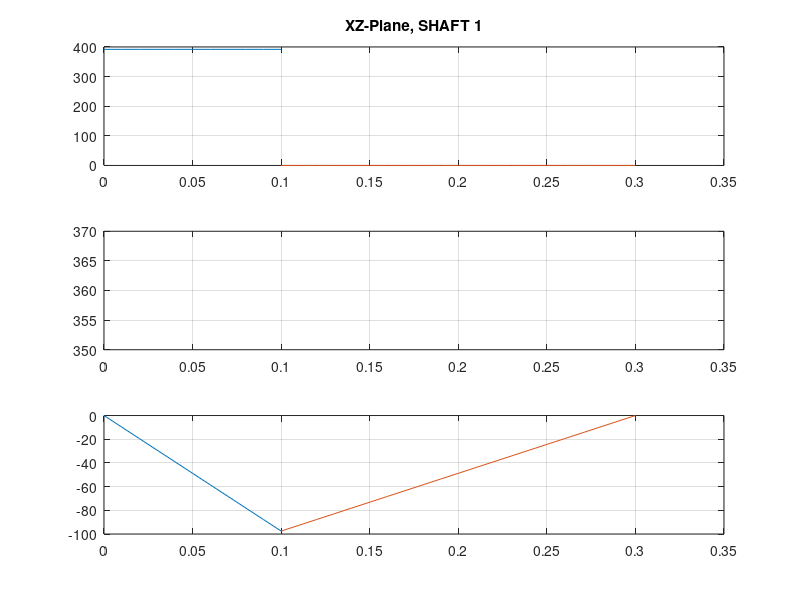
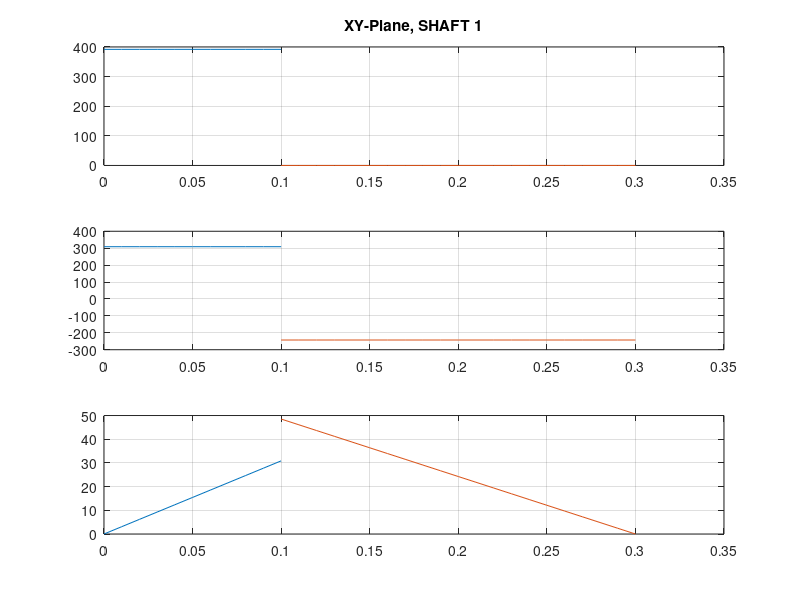
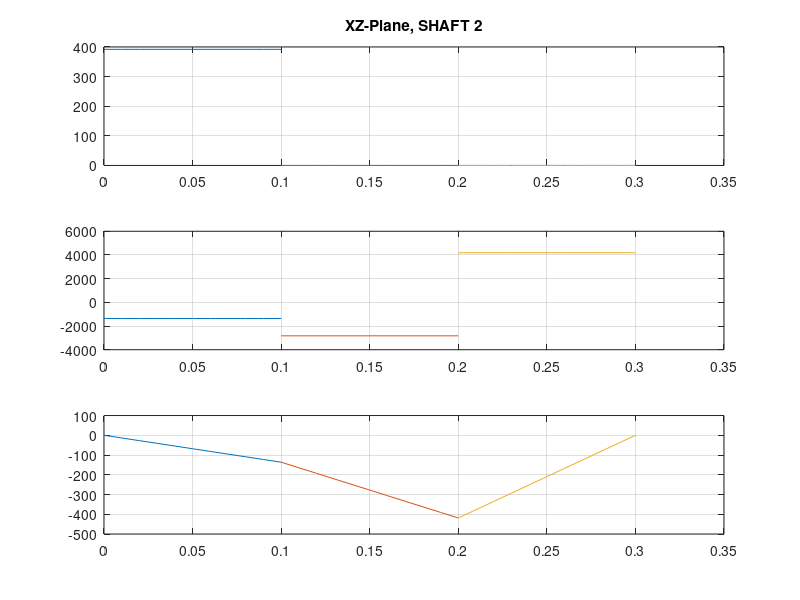
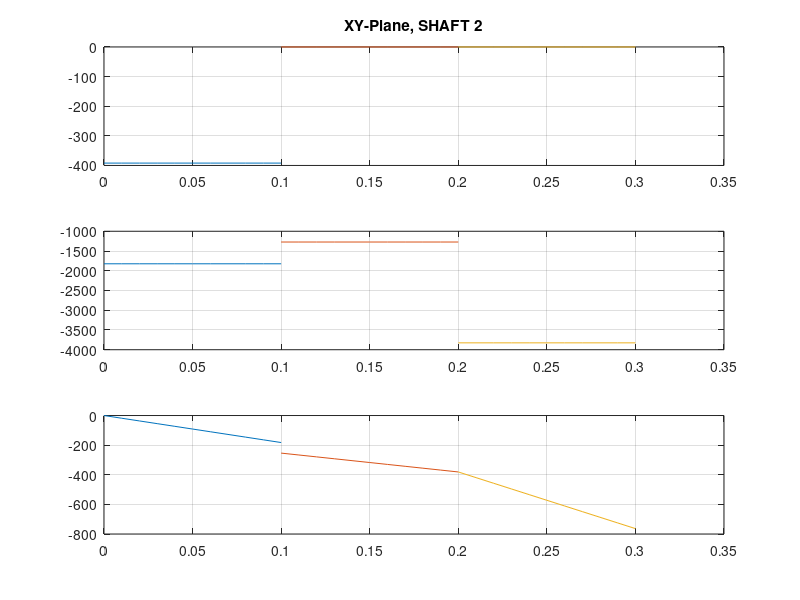

Here is the MATLAB script that generated these plots, in order:
 clc, clear all, close all

% gears
n1 = 21;
n2 = 85;
n3 = 19;
n4 = 85;

% Gear ratios
i1 = n2/n1;
i2 = n4/n3;

i_tot = i1 * i2

for i = 1
% gear data for spur gears
m1 = 4;     %Module for 1. step
a1 = m1;    %addendum
b1 = m1*1.25;   %dedendum

d3 = m1*n3;      %diameter gear 3
r3 = d3/2;
d4 = m1*n4;    %diameter gear 2
r4 = d4/2
C = r3+r4;      %center distance

bcr_3 = r3*cosd(20); %base cicrle radius
bcr_4 = r4*cosd(20);

pc3 = (pi*d3)/n3; %pitch circle g1
pc4 = (pi*d4)/n4;

pb3 = pc3*cosd(20);
pb4 = pc4*cosd(20);


% Calculating the contact ratio

% Length of action "Z"
Z = sqrt((r3+a1)^2 - (r3*cosd(20))^2) + sqrt((r4+a1)^2 - (r4*cosd(20))^2) - C*sind(20);

%diametral pitch "Pd"
pd = n3/(2*r3);

% contact ratio "mp"
m_p = (pd*Z)/(pi*cosd(20)); %1.69 som ebbesen mener er greit for spur gears



end

% Helical %
alpha = 20;
beta =  15;
m_t = m1/cosd(beta);
a_t = m_t;
b_t = m_t*1.25;

% Pitch diameter
d1 = (m_t *n1)/cosd(beta);
d2 = (m_t *n2)/cosd(beta);
r1 = d1/2;
r2 = d2/2;
C12 = r1+r2;

da1 = d1 + 2*m_t;
db1 = d1 - 2*m_t*1.25;
da2 = d2 + 2*m_t;
db2 = d2 - 2*m_t*1.25;
awt = acosd((db1 + db2)/(2*C12))

CR_helix = ( sqrt((da1/2)^2 - (db1/2)^2) + sqrt( (da2/2)^2 - (db2/2)^2) -C12*sind(awt) )/(pi*m_t*cosd(20))    


           % calculating load to rear gears
Pin = 8000;        
T_in = (Pin*1.25*60)/(2*pi*1450);
T_shaft2 = T_in * (n2/n1);
T_out = T_in * (i_tot);
format bank
% Helical gears n1 and n2
F_t_12 = (T_in*10^3)/(r1)
F_r_12 = (F_t_12*tand(alpha))/cosd(beta)
F_a_12 = F_t_12*tand(beta)

% Spur gears n3 and n4
F_t_34 = (T_shaft2*10^3 )/ r3
F_r_34 = F_t_34 * tand(20)


% SHAFT 1
for i = 0
A_x_xz_1 = F_a_12;
B_y_xz = (F_t_12*0.1)/0.3;
A_y_xz = F_t_12-B_y_xz;

A_x_xy_1 = F_a_12
B_y_xy = ((F_r_12*0.1)+(F_a_12*(0.04502)))/0.3;
A_y_xy = F_r_12-B_y_xy;


x1 = 0 : 0.01 : 0.1;
x11 = 0.1 : 0.01 : 0.3;
%Shaft 1 (XZ PLANE)
p111XZ = F_a_12*ones(size(x1));
V111XZ = -A_y_xz*ones(size(x1));
M111XZ = -A_y_xz*x1;

p112XZ = (A_x_xz_1 - F_a_12)*ones(size(x11));
V112XZ = (F_t_12 - A_y_xz)*ones(size(x11));
M112XZ = F_t_12 *(x11-0.1) - A_y_xz*(x11);



%%%%%%%%%%%% XY PLANE %%%%%%%%%%%%%
p111XY = A_x_xy_1*ones(size(x1));
V111XY = A_y_xy*ones(size(x1));
M111XY = A_y_xy*x1;

p112XY =( A_x_xy_1-F_a_12)*ones(size(x11));
V112XY = (-F_r_12 + A_y_xy)*ones(size(x11));
M112XY = A_y_xy*x11 - (F_r_12*(x11-0.1)) + (F_a_12*(0.04502));
end


%%%%%%%%%%%%%%% Shaft 2 %%%%%%%%%%%%%
for i = 0
Cx_xz = F_a_12;
Dz = (F_t_34*0.2 -(F_t_12*0.1))/0.3;
Cz = F_t_12 - F_t_34 + Dz;

%Region 1 xz plane
x21 = 0: 0.01 : 0.1;
Px_xz_21 = Cx_xz * ones(size(x21));
Vx_xz_21 = Cz * ones(size(x21));
Mx_xz_21 = Cz*x21;
%Region 2 xz plane
x22 = 0.1 : 0.01 : 0.2;
Px_xz_22 = (Cx_xz - F_a_12)*ones(size(x22));
Vx_xz_22 = (Cz-F_t_12)*ones(size(x22));
Mx_xz_22 = Cz*x22 - (F_t_12*(x22-0.1));
%Region 3 xz plane
x23 = 0.2 : 0.01 : 0.3;
Px_xz_23 = (Cx_xz - F_a_12)*ones(size(x23));
Vx_xz_23 = (-F_t_12 + F_t_34 + Cz)* ones(size(x23));
Mx_xz_23 = F_t_34*(x23-0.2) - F_t_12*(x23-0.1) + Cz*(x23);


%%% SHAFT 2 XY PLANE %%%
Cx_xy = F_a_12;
Dy = (-(F_a_12*0.182) - (F_r_12*0.1) + (F_r_34 * 0.2))/0.3;
Cy = F_r_12 + F_r_34 -Dy;
%Region 1
Px_xy_21 = -Cx_xy*ones(size(x21));
Vx_xy_21 = -Cy * ones (size(x21));
Mx_xy_21 = -Cy*x21;
%Region 2 
Px_xy_22 = (Cx_xy - F_a_12)*ones(size(x22));
Vx_xy_22 = (F_r_12-Cy)*ones(size(x22));
Mx_xy_22 = -(F_a_12*0.182) + (F_r_12*(x22-0.1)) - (Cy*(x22));
%Region 3
Px_xy_23 = (Cx_xy - F_a_12)*ones(size(x23));
Vx_xy_23  = (F_r_12-F_r_34 - Cy)*ones(size(x23));
Mx_xy_23 = (F_r_12*(x23-0.1)) - (F_a_12*0.182) -(Cy*x23) - (F_r_34*(x23-0.2));
end



%%%%% SHAFT 3 %%%
for i = 0
%XZ plane
Fz = (F_t_34*0.2)/0.3;
Ez = (F_t_34-Fz);

% Region 1
x31 = 0:0.01:0.2;
Px_xz_31 = zeros(size(x31));
Vx_xz_31 = Ez * ones(size(x31));
Mx_xz_31 = Ez*x31;
% Region 2 
x32 = 0.2:0.01:0.3;
Px_xz_32 = zeros(size(x32));
Vx_xz_32 = (Ez-F_t_34)*ones(size(x32));
Mx_xz_32 = Ez*x32 - (F_t_34*(x32-0.2));

% XY PLANE
Fy = (F_r_34*0.2)/0.3;
Ey = F_r_34-Fy;

%Region 1
Px_xy_31 = zeros(size(x31));
Vx_xy_31 = -Ey*ones(size(x31));
Mx_xy_31 =  -Ey*x31;
% Region 2
Px_xy_32 = zeros(size(x32));
Vx_xy_32 = (F_r_34 -Ey)*ones(size(x32));
Mx_xy_32 = (F_r_34*(x32-0.2)) - (Ey*x32);
end


%%%%%%% PLOTS %%%%%%%%%%%%%%

for i = 0;
% SHAFT 1 
for i = 0;
% XZ PLANE
subplot(3,1,1)
plot(x1,p111XZ,'LineStyle','-')
title('XZ-Plane, SHAFT 1')
hold on
plot(x11,p112XZ,'LineStyle','-')
grid on
subplot(3,1,2)
plot(x1,V111XZ)
hold on
plot(x11,V112XZ)
ylim([350 370])
grid on
subplot(3,1,3)
plot(x1, M111XZ)
hold on
plot(x11,M112XZ)
grid on



%%XY PLANE
figure
subplot(3,1,1)
plot(x1,p111XY)
title('XY-Plane, SHAFT 1')
hold on
plot(x11,p112XY,'LineStyle','-')
grid on
subplot(3,1,2)
plot(x1,V111XY)
hold on
plot(x11,V112XY)

grid on
subplot(3,1,3)
plot(x1, M111XY)
hold on
plot(x11,M112XY)
grid on

end
% SHAFT 2 
for i = 0;
% XZ PLANE
figure
subplot(3,1,1)
plot(x21,Px_xz_21)
title('XZ-Plane, SHAFT 2')
hold on
plot(x22,Px_xz_22,'LineStyle','-')
plot(x23,Px_xz_23,'LineStyle','-')
grid on

subplot(3,1,2)
plot(x21,Vx_xz_21)
hold on
plot(x22,Vx_xz_22)
plot(x23,Vx_xz_23)
%ylim([-300 350])
grid on
subplot(3,1,3)
plot(x21, Mx_xz_21)
hold on
plot(x22, Mx_xz_22)
plot(x23, Mx_xz_23)
grid on
%ylim([-25 25])

% XY PLANE
figure
subplot(3,1,1)
plot(x21,Px_xy_21)
title('XY-Plane, SHAFT 2')
hold on
plot(x22,Px_xy_22,'LineStyle','-')
plot(x23,Px_xy_23,'LineStyle','-')
grid on

subplot(3,1,2)
plot(x21,Vx_xy_21)
hold on
plot(x22,Vx_xy_22)
plot(x23,Vx_xy_23)
%ylim([-300 350])
grid on
subplot(3,1,3)
plot(x21, Mx_xy_21)
hold on
plot(x22, Mx_xy_22)
plot(x23, Mx_xy_23)
grid on
%ylim([-25 25])

end
% SHAFT 3
for i = 0;
% XZ PLANE
figure
subplot(3,1,1)
plot(x31,Px_xz_31)
title('XZ-Plane, SHAFT 3')
hold on
plot(x32,Px_xz_32,'LineStyle','-')
grid on

subplot(3,1,2)
plot(x31,Vx_xz_31)
hold on
plot(x32,Vx_xz_32)
%ylim([-300 350])

grid on
subplot(3,1,3)
plot(x31, Mx_xz_31)
hold on
plot(x32, Mx_xz_32)
grid on
%ylim([-25 25])

% XY PLANE
figure
subplot(3,1,1)
plot(x31,Px_xy_31)
title('XY-Plane, SHAFT 3')
hold on
plot(x32,Px_xy_32,'LineStyle','-')
grid on

subplot(3,1,2)
plot(x31,Vx_xy_31)
hold on
plot(x32,Vx_xy_32)
%ylim([-300 350])

grid on
subplot(3,1,3)
plot(x31, Mx_xy_31)
hold on
plot(x32, Mx_xy_32)
grid on
%ylim([-25 25])
end


end

%Torque between gears on shaft 2
T_diff = T_in*i1 - T_in*i_tot
figure 
plot(x21,zeros(size(x21)))
title('Torque shaft 2 Nm')
hold on
grid on
plot(x22, T_diff*ones(size(x22)))
plot(x23,zeros(size(x23)))


% Bearing loads for shaft 1
A_load = sqrt(A_y_xy^2 + A_y_xz^2)
B_load = sqrt(B_y_xy^2 + B_y_xz^2)
C_load = sqrt(Cy^2+Cz^2)
D_load = sqrt(Dy^2 + Dz^2)
E_load = sqrt(Ey^2 + Ez^2)
F_load = sqrt(Fy^2 + Fz^2)

